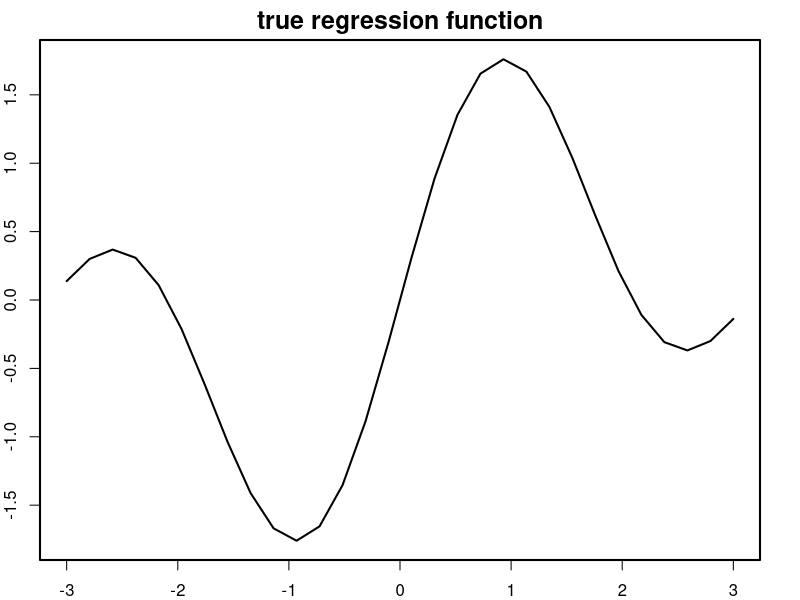
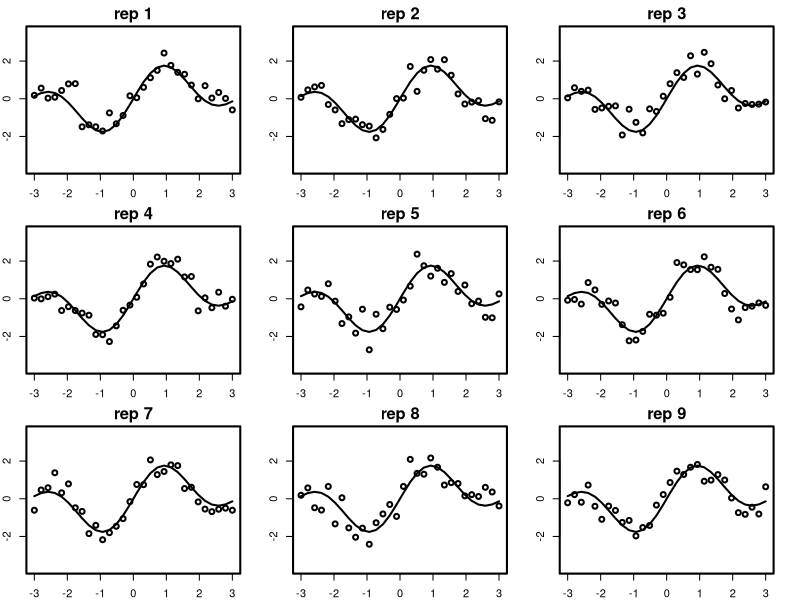
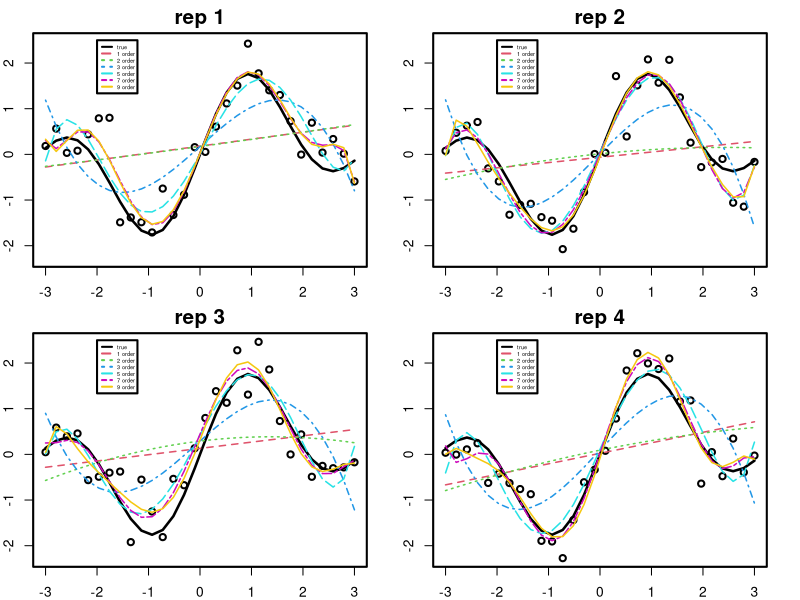
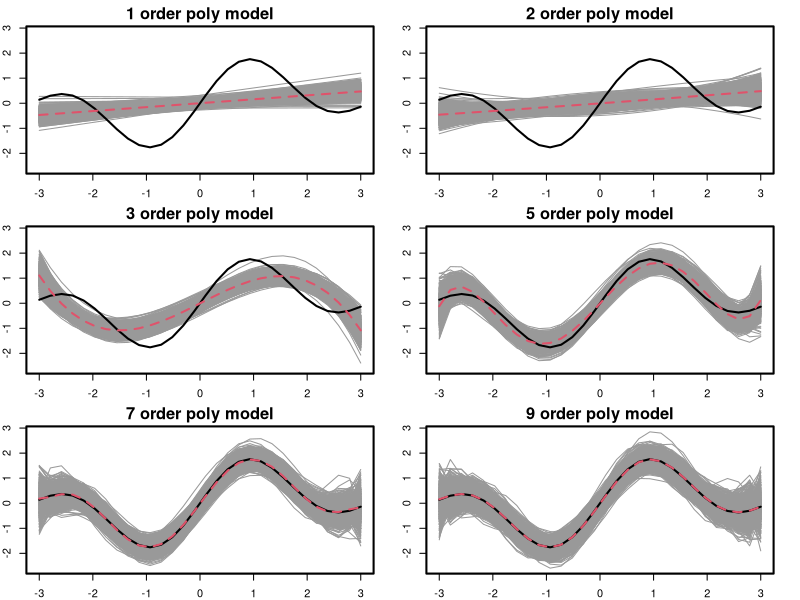
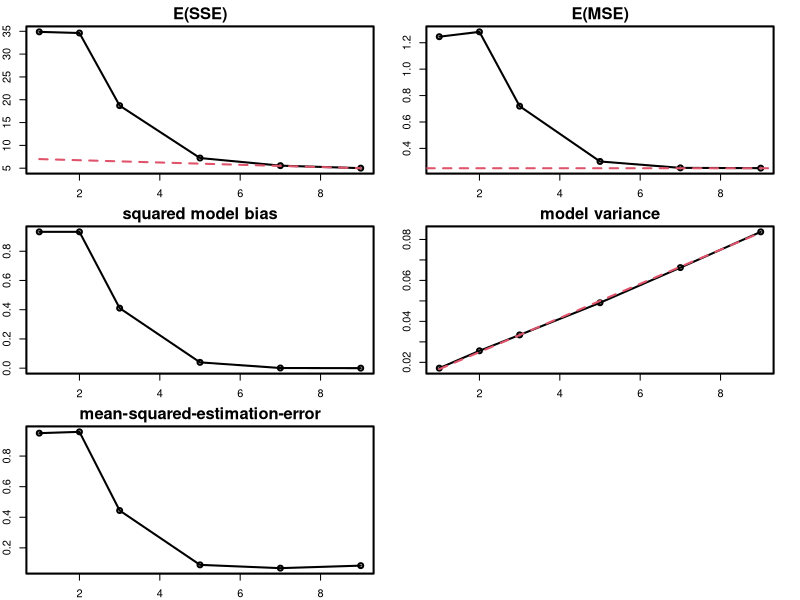

The R script that drew these images, in order:
#### A simulation to illustrate bias-variance trade-off in regression analysis

## True regression function (mean response): f(x)=1-6*X+X^2+X^3, a cubic polynomial in x 
## Predictor values (design points): n points equally spaced on [-3,3]
n=30  ##sample size
X=seq(-3,3,length.out=n) ## design points: fixed throughout the simulation 
f.X=sin(X) + sin(2*X)  ## the values of the true regression function on the design points.

par(lwd=2, cex.lab=1.5, cex.main=1.5, mar = c(2,2,2,2)) ##customize features of the graph in this R session
plot(X, f.X, type='l',  xlab="x", ylab="f(x)", col=1,  main="true regression function") ## look at the true regression function


## Observations: Y_i=f(x_i)+e_i, e_i ~ i.i.d. N(0, sigma.e), i=1,..., n
sigma = c(0.5, 2, 5)
sigma.e=sigma[1] ## error standard deviation
rep=1000 ## number of independent data sets (replicates) to be generated 

Y=matrix (0, n, rep)  ## matrix to record the observations; each column corresponds to one replicate

for (k in 1:rep){
  set.seed(1234+k*56)    ##set seed for the random number generator; for reproducibility of the result 
  e.c=rnorm(n,0,sigma.e) ##generate the random errors
  Y.c=f.X+e.c   ## generate observations for kth replicate: true mean response + error 
  Y[,k]=Y.c
}


## plot the true regression function with the observations for several replicates
## notice the observations are different from replicate to replicate: this is sampling variability 
par(mfrow=c(3,3), mar = c(2,2,2,2)) ## create a plot with 3 by 3 panels
for (k in 1:9){
  plot(X, f.X, type='l', xlab="x", ylab="f(x)", ylim=range(Y), col=1, main=paste("rep",k)) ## true regression function; same across replicates
  Y.c=Y[,k]  
  points(X, Y.c)  ## observations of the kth replicate
}

par(mfrow=c(1,1))

## fit polynomial regression models of order l for each replicate; 
## consider l=1 (linear), 2 (quadratic), 3 (cubic), 5, 7,9
## record the fitted values for each replicate
l.order=c(1,2,3,5,7,9) ## order of the polynomial models to be fitted
Y.fit=array(0, dim=c(n,rep,length(l.order))) ## record the fitted values; 1st index corresponds to cases; 2nd index corresponds to replicates, 3rd index corresponds to models


for (k in 1:rep){
  Y.c=Y[,k] ##observations of the kth replicate
  
  for (l in 1:length(l.order)){
    fit.c=lm(Y.c ~ poly(X, l.order[l], raw=TRUE)) ## fit a polynomial model with order l.order[l]; raw=TRUE means raw polynomial is used; raw= FALSE mean orthogonal polynomial is used
    Y.fit[,k,l]=fitted(fit.c)
  } ## end of l loop
  
}## end of k loop


## plot  the fitted regression curves with observations for several replicates
## notice the fitted response curves are changing from replicate to replicate: this is due to sampling variability
## notice the 8th  and 11th order models tend to overfit the data, while linear and qudratic models tend to underfit. 

label.m=paste(l.order,"order") ## label for each model 
par(mfrow=c(2,2)) ## create a plot with 2 by 2 panels
for (k in 1:4){
  plot(X, f.X, type='l', xlab="x", ylab="f(x)", lwd=2.5, ylim=range(Y[,1:4]),main=paste("rep",k)) ##true regression function (true mean response curve)
  
  Y.c=Y[,k]  
  points(X, Y.c)  ## observations of the kth replicate
  
  for (l in 1:length(l.order)){
    points(X, Y.fit[,k,l], type='l', col=l+1, lty=l+1, lwd=1.5) ## fitted regression function (fitted mean response curve)
  }## end of l loop
  
  legend(x=-2, y=2.5,legend=c("true", label.m), col=1:(length(l.order)+1), lty=1:(length(l.order)+1), cex=0.4) ## legend for the plot
  
}## end of k loop

par(mfrow=c(1,1))

## examine model bias:  
## compare the average (across replicates) of the fitted response  curves with the true regression function (true mean response)
## notice the 1st order model and 2nd order model both have large biases; but the higher order models have little bias

## examine model variance:
## overlay the fitted response curves  over the true mean response curve 
## notice that the higher order models have larger sampling variability 

Y.fit.ave=apply(Y.fit, c(1,3), mean) ## average across  replicates (2nd index)

par(mfrow=c(3,2))

for (l in 1:length(l.order)){
  plot(X, f.X, type='n', xlab="x", ylab="f(x)", ylim=range(Y.fit), main=paste(l.order[l],"order poly model")) ## set plot axis label/limit, title, etc.
  
  for (k in 1:rep){
    points(X, Y.fit[,k,l], type='l', lwd=1, col=grey(0.6)) ## fitted response curves of lth model: grey
  }## end of k loop
  
  points(X, f.X, type='l',  col=1) ## true mean response: solid black
  points(X, Y.fit.ave[,l], type='l', col=2, lty=2) ## averaged (across replicates) fitted mean reponse of the lth model: broken red
  
  legend(x=-0.5,y=40, legend=c("true", "ave.fit"), col=c(1,2), lty=c(1,2)) ## legend of the plot
  
}##end l loop
par(mfrow=c(1,1))

## compare SSE; variance, bias^2 and mean-squared-estimation-error = variance+bias^2 across models
SSE=matrix(0, rep, length(l.order)) ## record SSE for each model on each replicate
resi=array(0, dim=c(n,rep, length(l.order))) ## record residuals : residual := obs-fitted
error.fit=array(0, dim=c(n,rep, length(l.order))) ## record estimation errors in the fitted values: error := fitted value - true mean response

for (l in 1:length(l.order)){
  temp=Y-Y.fit[,,l]
  resi[,,l]=temp ## residuals
  SSE[,l]=apply(temp^2,2, sum) ## SSE=sum of squared residuals across cases
  error.fit[,,l]=Y.fit[,,l]-matrix(f.X, n, rep, byrow=FALSE) ## estimation error = fitted value - true mean response
}

### in a simulation study, taking average across replicates (i.e., taking empirical mean) is the counterpart of taking mean/expectation of a random variable
### the larger the number of replicates, the closer the empirical mean would be to the actual mean.
SSE.mean=apply(SSE,2,mean) ## mean SSE (averaged over the replicates); this is the empirical version of E(SSE)
bias=apply(error.fit, c(1,3), mean)  ## bias= mean (averaged across replicates) errors in the fitted values
variance=apply(Y.fit, c(1,3), var) ## variance (across replicates) of the fitted values
err2.mean=apply(error.fit^2,c(1,3), mean) ## mean-squared-estimation errors: squared estimation errors of the fitted values averaged across replicates
apply(err2.mean, 2, mean)

### compare SSE.mean with (n-l.order-1)*sigma.e^2; What do you find?  
### note: l.order+1 is the number of regression coefficients p in the lth moder
### for a correct model (models with all important X variables included), E(SSE)=(n-p)*sigma^2
### does this hold for an underfit model (models with some important X variables omitted)?
cbind(SSE.mean, (n-l.order-1)*sigma.e^2)




### bias, variance, err2.mean are calculated on each design point/case for each model
### to facilitate comparison among models, we sum them across the design points/cases to produce an overall quantity (each) for each model
bias2.ave=apply(bias^2, 2, mean) ## average bias^2 across design points  for each model: overall in-sample bias
variance.ave=apply(variance, 2,mean) ## average variance across design points for each model: overall in-sample variance
err2.mean.ave=apply(err2.mean,2, mean) ## average mean-squared-estimation-error across design points for each model: over-all in-sample msee

### compare variance.ave*n/sigma.e^2 with l.order+1. What do you observe? Can you explain it? 
cbind(variance.ave*n/sigma.e^2, l.order+1)

### plot E(SSE), E(MSE), bias^2, variance, mean-squared-estimation-error against the model order to examine bias-variance trade-off
par(mfrow=c(3,2))
plot(l.order, SSE.mean, type='o',xlab="order of model", ylab="E(SSE)", main="E(SSE)")  
points(l.order, sigma.e^2*(n-l.order-1), type='l', lty=2,col=2)


plot(l.order, SSE.mean/(n-l.order-1), type='o',xlab="order of model", ylab="E(MSE)", main="E(MSE)") 
abline(h= sigma.e^2, lty=2,col=2)
plot(l.order, bias2.ave, type='o',xlab="order of model", ylab="bias^2", main="squared model bias")

plot(l.order, variance.ave, type='o',xlab="order of model", ylab="variance", main="model variance") 
points(l.order, (l.order+1)*sigma.e^2/n, type='l', lty=2,col=2)

plot(l.order, err2.mean.ave, type='o',xlab="order of model", ylab="mean-squared-estimation-error", main="mean-squared-estimation-error")

par(mfrow=c(1,1))







